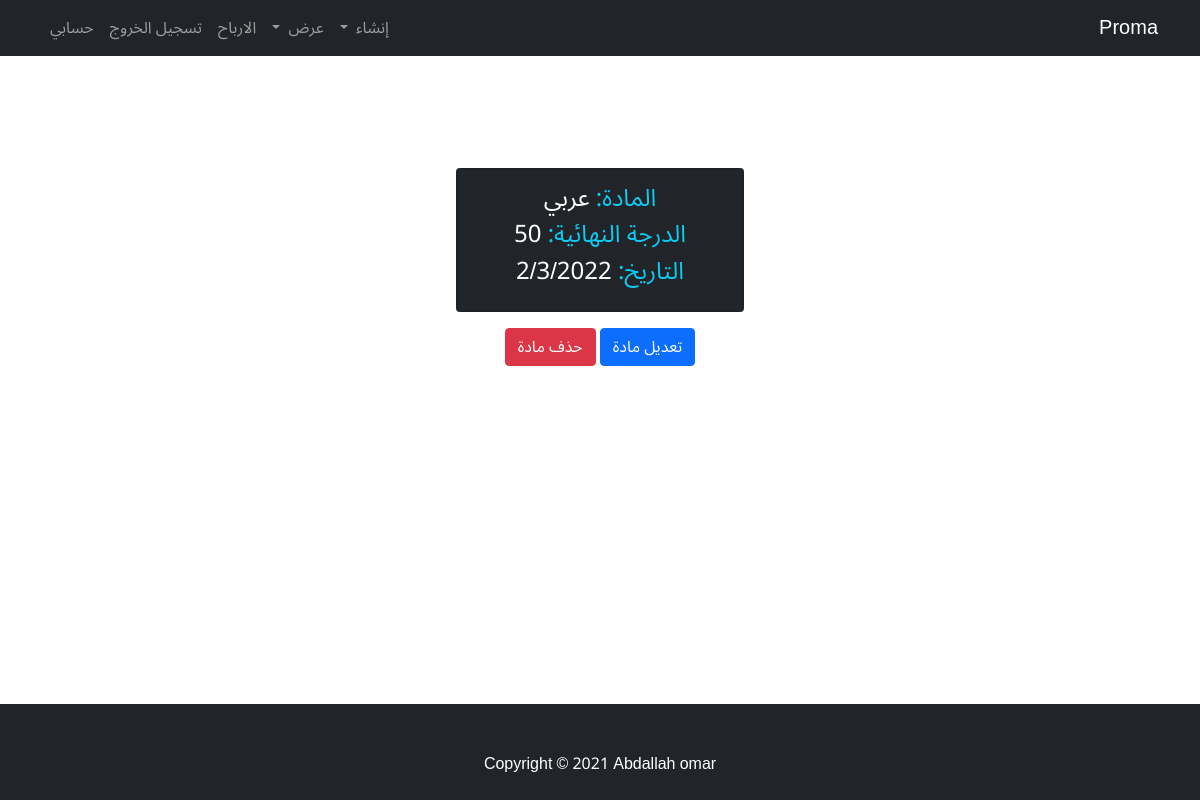
The app's page /subject/1 (signed in) with its own data.
### home_app/models.py (models this page shows)
class mawad(models.Model):
    user = models.ForeignKey(User, verbose_name=("المستخدم"), on_delete=models.CASCADE)
    name = models.CharField(max_length=50, verbose_name='اسم المادة')
    daraja = models.IntegerField(verbose_name='الدرجة النهائية')
    date = models.DateField(auto_now=True)
    def __str__(self):
        return self.name

### home_app/views.py (the view)
# urls.py: path('subject/<int:id>', subject_detail, name="subject_detail"),
@login_required
def subject_detail(request, id):
    subject_detail = mawad.objects.filter(id=id, user=request.user)
    return render(request, 'project/subject_detail.html', context={'subject':subject_detail})

### home_app/templates/project/subject_detail.html
{% extends 'short_base.html' %}
{% block body %}
<div class="container mt-4">
    {% for subject in subject %}
    <center><div class="card text-white bg-dark mb-3 text-center" style="width: 18rem; margin-top: 10%;">
        <div class="card-body ">
            <h4 class="card-title"><span class="text-info">المادة: </span>{{subject}}</h4>
            <h4 class="card-title"><span class="text-info">الدرجة النهائية: </span>{{subject.daraja}}</h4>
            <h4 class="card-title"><span class="text-info">التاريخ: </span>{{subject.date|date:"j/n/Y"}}</h4>
        </div>
    </div></center>
    <div class="text-center">
        <a href="{% url 'app:edit_subject'  subject.id %}" class="btn btn-primary">تعديل مادة</a>
        <a href="{% url 'app:delete_subject'  subject.id %}" class="btn btn-danger">حذف مادة</a>
    </div>
    {% endfor %}
</div>
{% endblock %}

### home_app/templates/short_base.html (style rules this page uses)
* { font-family: 'Noto Sans Arabic', sans-serif; }

### records on screen
mawad: name "عربي", daraja "50", date "2/3/2022"
